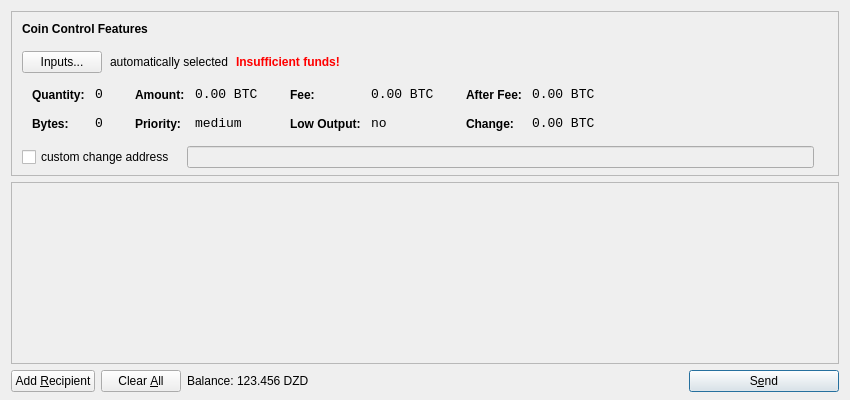
<?xml version="1.0" encoding="UTF-8"?>
<ui version="4.0">
 <class>SendCoinsDialog</class>
 <widget class="QDialog" name="SendCoinsDialog">
  <property name="geometry">
   <rect>
    <x>0</x>
    <y>0</y>
    <width>850</width>
    <height>400</height>
   </rect>
  </property>
  <property name="windowTitle">
   <string>Send Coins</string>
  </property>
  <layout class="QVBoxLayout" name="verticalLayout" stretch="0,1,0">
   <property name="bottomMargin">
    <number>8</number>
   </property>
   <item>
    <widget class="QFrame" name="frameCoinControl">
     <property name="sizePolicy">
      <sizepolicy hsizetype="Expanding" vsizetype="Expanding">
       <horstretch>0</horstretch>
       <verstretch>0</verstretch>
      </sizepolicy>
     </property>
     <property name="maximumSize">
      <size>
       <width>16777215</width>
       <height>16777215</height>
      </size>
     </property>
     <property name="frameShape">
      <enum>QFrame::StyledPanel</enum>
     </property>
     <property name="frameShadow">
      <enum>QFrame::Sunken</enum>
     </property>
     <layout class="QVBoxLayout" name="verticalLayoutCoinControl2">
      <property name="spacing">
       <number>-1</number>
      </property>
      <property name="leftMargin">
       <number>0</number>
      </property>
      <property name="topMargin">
       <number>0</number>
      </property>
      <property name="rightMargin">
       <number>0</number>
      </property>
      <property name="bottomMargin">
       <number>6</number>
      </property>
      <item>
       <layout class="QVBoxLayout" name="verticalLayoutCoinControl" stretch="0,0,0,0,1">
        <property name="spacing">
         <number>0</number>
        </property>
        <property name="leftMargin">
         <number>10</number>
        </property>
        <property name="topMargin">
         <number>10</number>
        </property>
        <item>
         <layout class="QHBoxLayout" name="horizontalLayoutCoinControl1">
          <property name="bottomMargin">
           <number>15</number>
          </property>
          <item>
           <widget class="QLabel" name="labelCoinControlFeatures">
            <property name="sizePolicy">
             <sizepolicy hsizetype="Preferred" vsizetype="Maximum">
              <horstretch>0</horstretch>
              <verstretch>0</verstretch>
             </sizepolicy>
            </property>
            <property name="font">
             <font>
              <weight>75</weight>
              <bold>true</bold>
             </font>
            </property>
            <property name="styleSheet">
             <string notr="true">font-weight:bold;</string>
            </property>
            <property name="text">
             <string>Coin Control Features</string>
            </property>
           </widget>
          </item>
         </layout>
        </item>
        <item>
         <layout class="QHBoxLayout" name="horizontalLayoutCoinControl2" stretch="0,0,0,0">
          <property name="spacing">
           <number>8</number>
          </property>
          <property name="bottomMargin">
           <number>10</number>
          </property>
          <item>
           <widget class="QPushButton" name="pushButtonCoinControl">
            <property name="styleSheet">
             <string notr="true"/>
            </property>
            <property name="text">
             <string>Inputs...</string>
            </property>
           </widget>
          </item>
          <item>
           <widget class="QLabel" name="labelCoinControlAutomaticallySelected">
            <property name="text">
             <string>automatically selected</string>
            </property>
            <property name="margin">
             <number>5</number>
            </property>
           </widget>
          </item>
          <item>
           <widget class="QLabel" name="labelCoinControlInsuffFunds">
            <property name="font">
             <font>
              <weight>75</weight>
              <bold>true</bold>
             </font>
            </property>
            <property name="styleSheet">
             <string notr="true">color:red;font-weight:bold;</string>
            </property>
            <property name="text">
             <string>Insufficient funds!</string>
            </property>
            <property name="margin">
             <number>5</number>
            </property>
           </widget>
          </item>
          <item>
           <spacer name="horizontalSpacerCoinControl">
            <property name="orientation">
             <enum>Qt::Horizontal</enum>
            </property>
            <property name="sizeHint" stdset="0">
             <size>
              <width>40</width>
              <height>1</height>
             </size>
            </property>
           </spacer>
          </item>
         </layout>
        </item>
        <item>
         <widget class="QWidget" name="widgetCoinControl" native="true">
          <property name="sizePolicy">
           <sizepolicy hsizetype="Preferred" vsizetype="Preferred">
            <horstretch>0</horstretch>
            <verstretch>0</verstretch>
           </sizepolicy>
          </property>
          <property name="minimumSize">
           <size>
            <width>0</width>
            <height>0</height>
           </size>
          </property>
          <property name="styleSheet">
           <string notr="true"/>
          </property>
          <layout class="QHBoxLayout" name="horizontalLayoutCoinControl5">
           <property name="margin">
            <number>0</number>
           </property>
           <item>
            <layout class="QHBoxLayout" name="horizontalLayoutCoinControl3" stretch="0,0,0,1">
             <property name="spacing">
              <number>20</number>
             </property>
             <property name="topMargin">
              <number>0</number>
             </property>
             <property name="bottomMargin">
              <number>10</number>
             </property>
             <item>
              <layout class="QFormLayout" name="formLayoutCoinControl1">
               <property name="horizontalSpacing">
                <number>10</number>
               </property>
               <property name="verticalSpacing">
                <number>14</number>
               </property>
               <property name="leftMargin">
                <number>10</number>
               </property>
               <property name="topMargin">
                <number>4</number>
               </property>
               <property name="rightMargin">
                <number>6</number>
               </property>
               <item row="0" column="0">
                <widget class="QLabel" name="labelCoinControlQuantityText">
                 <property name="styleSheet">
                  <string notr="true">font-weight:bold;</string>
                 </property>
                 <property name="text">
                  <string>Quantity:</string>
                 </property>
                 <property name="margin">
                  <number>0</number>
                 </property>
                </widget>
               </item>
               <item row="0" column="1">
                <widget class="QLabel" name="labelCoinControlQuantity">
                 <property name="font">
                  <font>
                   <family>Monospace</family>
                   <pointsize>10</pointsize>
                  </font>
                 </property>
                 <property name="cursor">
                  <cursorShape>IBeamCursor</cursorShape>
                 </property>
                 <property name="contextMenuPolicy">
                  <enum>Qt::ActionsContextMenu</enum>
                 </property>
                 <property name="text">
                  <string notr="true">0</string>
                 </property>
                 <property name="margin">
                  <number>0</number>
                 </property>
                 <property name="textInteractionFlags">
                  <set>Qt::LinksAccessibleByMouse|Qt::TextSelectableByKeyboard|Qt::TextSelectableByMouse</set>
                 </property>
                </widget>
               </item>
               <item row="1" column="0">
                <widget class="QLabel" name="labelCoinControlBytesText">
                 <property name="styleSheet">
                  <string notr="true">font-weight:bold;</string>
                 </property>
                 <property name="text">
                  <string>Bytes:</string>
                 </property>
                </widget>
               </item>
               <item row="1" column="1">
                <widget class="QLabel" name="labelCoinControlBytes">
                 <property name="font">
                  <font>
                   <family>Monospace</family>
                   <pointsize>10</pointsize>
                  </font>
                 </property>
                 <property name="cursor">
                  <cursorShape>IBeamCursor</cursorShape>
                 </property>
                 <property name="contextMenuPolicy">
                  <enum>Qt::ActionsContextMenu</enum>
                 </property>
                 <property name="text">
                  <string notr="true">0</string>
                 </property>
                 <property name="textInteractionFlags">
                  <set>Qt::LinksAccessibleByMouse|Qt::TextSelectableByKeyboard|Qt::TextSelectableByMouse</set>
                 </property>
                </widget>
               </item>
              </layout>
             </item>
             <item>
              <layout class="QFormLayout" name="formLayoutCoinControl2">
               <property name="horizontalSpacing">
                <number>10</number>
               </property>
               <property name="verticalSpacing">
                <number>14</number>
               </property>
               <property name="leftMargin">
                <number>6</number>
               </property>
               <property name="topMargin">
                <number>4</number>
               </property>
               <property name="rightMargin">
                <number>6</number>
               </property>
               <item row="0" column="0">
                <widget class="QLabel" name="labelCoinControlAmountText">
                 <property name="styleSheet">
                  <string notr="true">font-weight:bold;</string>
                 </property>
                 <property name="text">
                  <string>Amount:</string>
                 </property>
                 <property name="margin">
                  <number>0</number>
                 </property>
                </widget>
               </item>
               <item row="0" column="1">
                <widget class="QLabel" name="labelCoinControlAmount">
                 <property name="font">
                  <font>
                   <family>Monospace</family>
                   <pointsize>10</pointsize>
                  </font>
                 </property>
                 <property name="cursor">
                  <cursorShape>IBeamCursor</cursorShape>
                 </property>
                 <property name="contextMenuPolicy">
                  <enum>Qt::ActionsContextMenu</enum>
                 </property>
                 <property name="text">
                  <string notr="true">0.00 BTC</string>
                 </property>
                 <property name="textInteractionFlags">
                  <set>Qt::LinksAccessibleByMouse|Qt::TextSelectableByKeyboard|Qt::TextSelectableByMouse</set>
                 </property>
                </widget>
               </item>
               <item row="1" column="0">
                <widget class="QLabel" name="labelCoinControlPriorityText">
                 <property name="styleSheet">
                  <string notr="true">font-weight:bold;</string>
                 </property>
                 <property name="text">
                  <string>Priority:</string>
                 </property>
                </widget>
               </item>
               <item row="1" column="1">
                <widget class="QLabel" name="labelCoinControlPriority">
                 <property name="font">
                  <font>
                   <family>Monospace</family>
                   <pointsize>10</pointsize>
                  </font>
                 </property>
                 <property name="cursor">
                  <cursorShape>IBeamCursor</cursorShape>
                 </property>
                 <property name="contextMenuPolicy">
                  <enum>Qt::ActionsContextMenu</enum>
                 </property>
                 <property name="text">
                  <string>medium</string>
                 </property>
                 <property name="textInteractionFlags">
                  <set>Qt::LinksAccessibleByMouse|Qt::TextSelectableByKeyboard|Qt::TextSelectableByMouse</set>
                 </property>
                </widget>
               </item>
              </layout>
             </item>
             <item>
              <layout class="QFormLayout" name="formLayoutCoinControl3">
               <property name="horizontalSpacing">
                <number>10</number>
               </property>
               <property name="verticalSpacing">
                <number>14</number>
               </property>
               <property name="leftMargin">
                <number>6</number>
               </property>
               <property name="topMargin">
                <number>4</number>
               </property>
               <property name="rightMargin">
                <number>6</number>
               </property>
               <item row="0" column="0">
                <widget class="QLabel" name="labelCoinControlFeeText">
                 <property name="styleSheet">
                  <string notr="true">font-weight:bold;</string>
                 </property>
                 <property name="text">
                  <string>Fee:</string>
                 </property>
                 <property name="margin">
                  <number>0</number>
                 </property>
                </widget>
               </item>
               <item row="0" column="1">
                <widget class="QLabel" name="labelCoinControlFee">
                 <property name="font">
                  <font>
                   <family>Monospace</family>
                   <pointsize>10</pointsize>
                  </font>
                 </property>
                 <property name="cursor">
                  <cursorShape>IBeamCursor</cursorShape>
                 </property>
                 <property name="contextMenuPolicy">
                  <enum>Qt::ActionsContextMenu</enum>
                 </property>
                 <property name="text">
                  <string notr="true">0.00 BTC</string>
                 </property>
                 <property name="textInteractionFlags">
                  <set>Qt::LinksAccessibleByMouse|Qt::TextSelectableByKeyboard|Qt::TextSelectableByMouse</set>
                 </property>
                </widget>
               </item>
               <item row="1" column="0">
                <widget class="QLabel" name="labelCoinControlLowOutputText">
                 <property name="styleSheet">
                  <string notr="true">font-weight:bold;</string>
                 </property>
                 <property name="text">
                  <string>Low Output:</string>
                 </property>
                </widget>
               </item>
               <item row="1" column="1">
                <widget class="QLabel" name="labelCoinControlLowOutput">
                 <property name="font">
                  <font>
                   <family>Monospace</family>
                   <pointsize>10</pointsize>
                  </font>
                 </property>
                 <property name="cursor">
                  <cursorShape>IBeamCursor</cursorShape>
                 </property>
                 <property name="contextMenuPolicy">
                  <enum>Qt::ActionsContextMenu</enum>
                 </property>
                 <property name="text">
                  <string>no</string>
                 </property>
                 <property name="textInteractionFlags">
                  <set>Qt::LinksAccessibleByMouse|Qt::TextSelectableByKeyboard|Qt::TextSelectableByMouse</set>
                 </property>
                </widget>
               </item>
              </layout>
             </item>
             <item>
              <layout class="QFormLayout" name="formLayoutCoinControl4">
               <property name="horizontalSpacing">
                <number>10</number>
               </property>
               <property name="verticalSpacing">
                <number>14</number>
               </property>
               <property name="leftMargin">
                <number>6</number>
               </property>
               <property name="topMargin">
                <number>4</number>
               </property>
               <property name="rightMargin">
                <number>6</number>
               </property>
               <item row="0" column="0">
                <widget class="QLabel" name="labelCoinControlAfterFeeText">
                 <property name="styleSheet">
                  <string notr="true">font-weight:bold;</string>
                 </property>
                 <property name="text">
                  <string>After Fee:</string>
                 </property>
                 <property name="margin">
                  <number>0</number>
                 </property>
                </widget>
               </item>
               <item row="0" column="1">
                <widget class="QLabel" name="labelCoinControlAfterFee">
                 <property name="font">
                  <font>
                   <family>Monospace</family>
                   <pointsize>10</pointsize>
                  </font>
                 </property>
                 <property name="cursor">
                  <cursorShape>IBeamCursor</cursorShape>
                 </property>
                 <property name="contextMenuPolicy">
                  <enum>Qt::ActionsContextMenu</enum>
                 </property>
                 <property name="text">
                  <string notr="true">0.00 BTC</string>
                 </property>
                 <property name="textInteractionFlags">
                  <set>Qt::LinksAccessibleByMouse|Qt::TextSelectableByKeyboard|Qt::TextSelectableByMouse</set>
                 </property>
                </widget>
               </item>
               <item row="1" column="0">
                <widget class="QLabel" name="labelCoinControlChangeText">
                 <property name="styleSheet">
                  <string notr="true">font-weight:bold;</string>
                 </property>
                 <property name="text">
                  <string>Change:</string>
                 </property>
                </widget>
               </item>
               <item row="1" column="1">
                <widget class="QLabel" name="labelCoinControlChange">
                 <property name="font">
                  <font>
                   <family>Monospace</family>
                   <pointsize>10</pointsize>
                  </font>
                 </property>
                 <property name="cursor">
                  <cursorShape>IBeamCursor</cursorShape>
                 </property>
                 <property name="contextMenuPolicy">
                  <enum>Qt::ActionsContextMenu</enum>
                 </property>
                 <property name="text">
                  <string notr="true">0.00 BTC</string>
                 </property>
                 <property name="textInteractionFlags">
                  <set>Qt::LinksAccessibleByMouse|Qt::TextSelectableByKeyboard|Qt::TextSelectableByMouse</set>
                 </property>
                </widget>
               </item>
              </layout>
             </item>
            </layout>
           </item>
          </layout>
         </widget>
        </item>
        <item>
         <layout class="QHBoxLayout" name="horizontalLayoutCoinControl4" stretch="0,0,0">
          <property name="spacing">
           <number>12</number>
          </property>
          <property name="sizeConstraint">
           <enum>QLayout::SetDefaultConstraint</enum>
          </property>
          <property name="topMargin">
           <number>5</number>
          </property>
          <property name="rightMargin">
           <number>5</number>
          </property>
          <item>
           <widget class="QCheckBox" name="checkBoxCoinControlChange">
            <property name="text">
             <string>custom change address</string>
            </property>
           </widget>
          </item>
          <item>
           <widget class="QLineEdit" name="lineEditCoinControlChange">
            <property name="enabled">
             <bool>false</bool>
            </property>
            <property name="sizePolicy">
             <sizepolicy hsizetype="Expanding" vsizetype="Fixed">
              <horstretch>0</horstretch>
              <verstretch>0</verstretch>
             </sizepolicy>
            </property>
           </widget>
          </item>
          <item>
           <widget class="QLabel" name="labelCoinControlChangeLabel">
            <property name="sizePolicy">
             <sizepolicy hsizetype="Preferred" vsizetype="Expanding">
              <horstretch>0</horstretch>
              <verstretch>0</verstretch>
             </sizepolicy>
            </property>
            <property name="minimumSize">
             <size>
              <width>0</width>
              <height>0</height>
             </size>
            </property>
            <property name="text">
             <string/>
            </property>
            <property name="margin">
             <number>3</number>
            </property>
           </widget>
          </item>
         </layout>
        </item>
        <item>
         <spacer name="verticalSpacerCoinControl">
          <property name="orientation">
           <enum>Qt::Vertical</enum>
          </property>
          <property name="sizeHint" stdset="0">
           <size>
            <width>800</width>
            <height>1</height>
           </size>
          </property>
         </spacer>
        </item>
       </layout>
      </item>
     </layout>
    </widget>
   </item>
   <item>
    <widget class="QScrollArea" name="scrollArea">
     <property name="widgetResizable">
      <bool>true</bool>
     </property>
     <widget class="QWidget" name="scrollAreaWidgetContents">
      <property name="geometry">
       <rect>
        <x>0</x>
        <y>0</y>
        <width>830</width>
        <height>165</height>
       </rect>
      </property>
      <layout class="QVBoxLayout" name="verticalLayout_2">
       <property name="margin">
        <number>0</number>
       </property>
       <item>
        <layout class="QVBoxLayout" name="entries">
         <property name="spacing">
          <number>6</number>
         </property>
        </layout>
       </item>
       <item>
        <spacer name="verticalSpacer">
         <property name="orientation">
          <enum>Qt::Vertical</enum>
         </property>
         <property name="sizeHint" stdset="0">
          <size>
           <width>20</width>
           <height>40</height>
          </size>
         </property>
        </spacer>
       </item>
      </layout>
     </widget>
    </widget>
   </item>
   <item>
    <layout class="QHBoxLayout" name="horizontalLayout">
     <item>
      <widget class="QPushButton" name="addButton">
       <property name="toolTip">
        <string>Send to multiple recipients at once</string>
       </property>
       <property name="text">
        <string>Add &amp;Recipient</string>
       </property>
       <property name="icon">
        <iconset resource="../bitcoin.qrc">
         <normaloff>:/icons/add</normaloff>:/icons/add</iconset>
       </property>
       <property name="autoDefault">
        <bool>false</bool>
       </property>
      </widget>
     </item>
     <item>
      <widget class="QPushButton" name="clearButton">
       <property name="sizePolicy">
        <sizepolicy hsizetype="Minimum" vsizetype="Fixed">
         <horstretch>0</horstretch>
         <verstretch>0</verstretch>
        </sizepolicy>
       </property>
       <property name="toolTip">
        <string>Remove all transaction fields</string>
       </property>
       <property name="text">
        <string>Clear &amp;All</string>
       </property>
       <property name="icon">
        <iconset resource="../bitcoin.qrc">
         <normaloff>:/icons/remove</normaloff>:/icons/remove</iconset>
       </property>
       <property name="autoRepeatDelay">
        <number>300</number>
       </property>
       <property name="autoDefault">
        <bool>false</bool>
       </property>
      </widget>
     </item>
     <item>
      <layout class="QHBoxLayout" name="horizontalLayout_2">
       <property name="spacing">
        <number>3</number>
       </property>
       <item>
        <widget class="QLabel" name="label">
         <property name="text">
          <string>Balance:</string>
         </property>
        </widget>
       </item>
       <item>
        <widget class="QLabel" name="labelBalance">
         <property name="cursor">
          <cursorShape>IBeamCursor</cursorShape>
         </property>
         <property name="text">
          <string>123.456 DZD</string>
         </property>
         <property name="textInteractionFlags">
          <set>Qt::LinksAccessibleByMouse|Qt::TextSelectableByKeyboard|Qt::TextSelectableByMouse</set>
         </property>
        </widget>
       </item>
      </layout>
     </item>
     <item>
      <spacer name="horizontalSpacer">
       <property name="orientation">
        <enum>Qt::Horizontal</enum>
       </property>
       <property name="sizeHint" stdset="0">
        <size>
         <width>40</width>
         <height>20</height>
        </size>
       </property>
      </spacer>
     </item>
     <item>
      <widget class="QPushButton" name="sendButton">
       <property name="minimumSize">
        <size>
         <width>150</width>
         <height>0</height>
        </size>
       </property>
       <property name="toolTip">
        <string>Confirm the send action</string>
       </property>
       <property name="text">
        <string>S&amp;end</string>
       </property>
       <property name="icon">
        <iconset resource="../bitcoin.qrc">
         <normaloff>:/icons/send</normaloff>:/icons/send</iconset>
       </property>
       <property name="default">
        <bool>true</bool>
       </property>
      </widget>
     </item>
    </layout>
   </item>
  </layout>
 </widget>
 <resources>
  <include location="../bitcoin.qrc"/>
 </resources>
 <connections/>
</ui>
